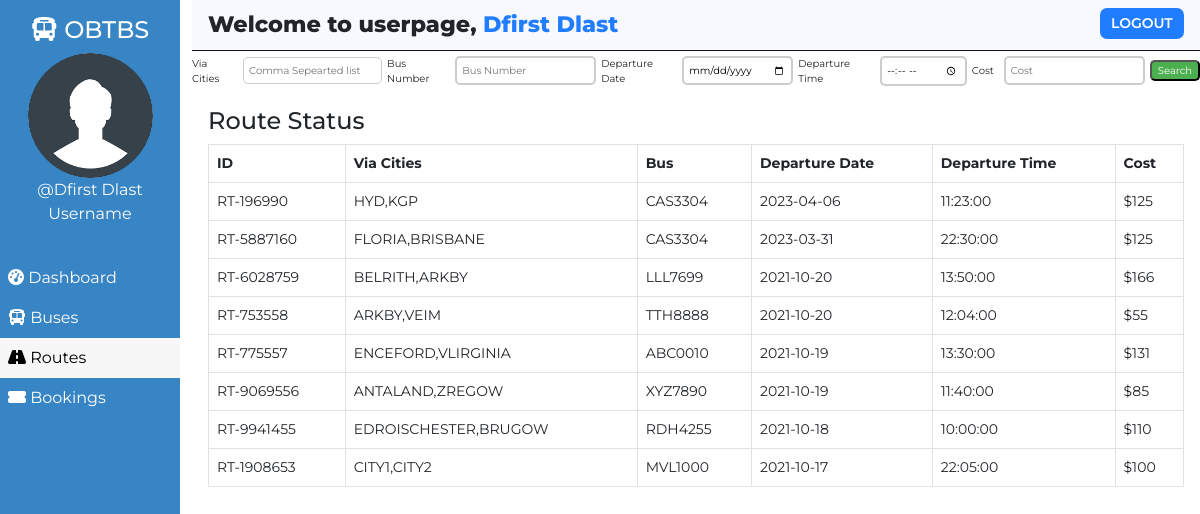
Page /Online_Bus_Portal/admin/user_route.php (signed in) on the earlier database version.
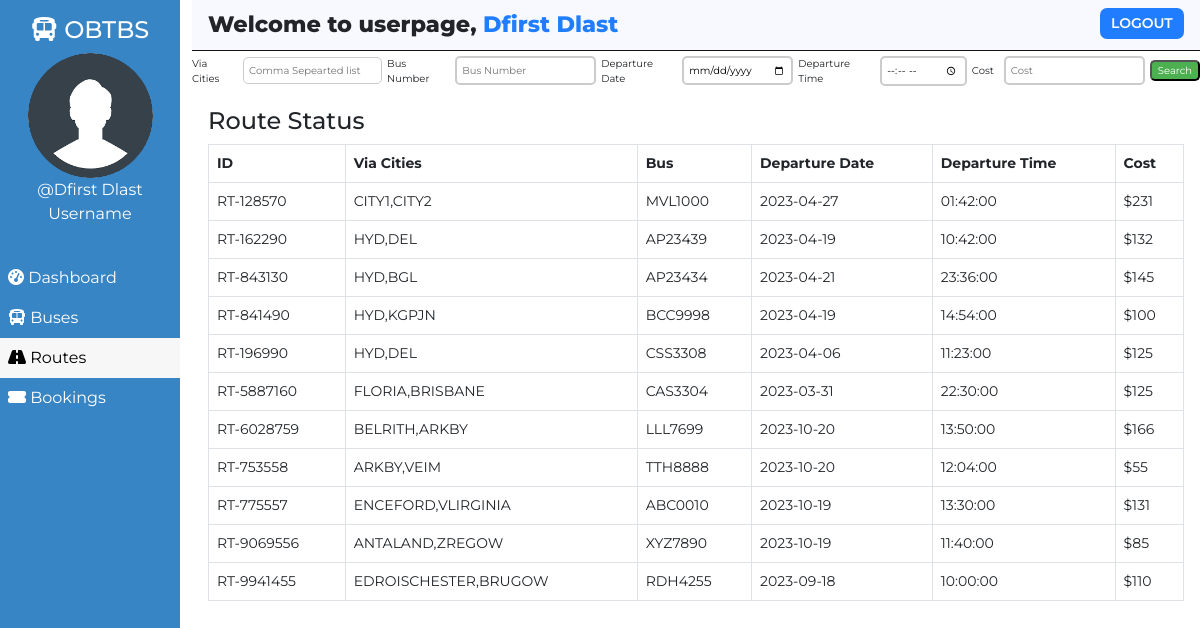
Same page on the later database version.
### tables this page shows
CREATE TABLE `routes` (
  `id` int(100) NOT NULL,
  `route_id` varchar(255) NOT NULL,
  `bus_no` varchar(155) NOT NULL,
  `route_cities` varchar(255) NOT NULL,
  `route_from` varchar(255) NOT NULL,
  `route_to` varchar(255) NOT NULL,
  `route_dep_date` date NOT NULL,
  `route_journey_time` int(100) NOT NULL DEFAULT '0',
  `route_dep_time` time NOT NULL,
  `route_step_cost` int(100) NOT NULL,
  `route_created` datetime NOT NULL DEFAULT CURRENT_TIMESTAMP
);

### Online_Bus_Portal/admin/user_route.php (the view, shortened to what the changed rows need)
<!DOCTYPE html>
<html lang="en">
<head>
    <link href="https://cdn.jsdelivr.net/npm/bootstrap@5.0.1/dist/css/bootstrap.min.css" rel="stylesheet">
</head>
<body>
    <?php require '../assets/partials/_user-header.php';?>
        <?php
            $resultSql = "SELECT * FROM `routes` ORDER BY route_created DESC";
            $resultSqlResult = mysqli_query($conn, $resultSql);
            if(!mysqli_num_rows($resultSqlResult)){ ?>
                <div class="container mt-4">
                    <div id="noRoutes" class="alert alert-dark " role="alert">
                        <h1 class="alert-heading">No Routes Found!!</h1>
                        <p class="fw-light">Be the first person to add one!</p>
                        <hr>
                        <div id="addRouteAlert" class="alert alert-success" role="alert">
                                Click on <button id="add-button" class="button btn-sm"type="button"data-bs-toggle="modal" data-bs-target="#addModal">ADD <i class="fas fa-plus"></i></button> to add a route!
                        </div>
                    </div>
                </div>
            <?php }
            else { ?>
                <section id="route">
                    <div id="route-results">
                        <table class="table table-hover table-bordered">
                            <thead>
                                <th>ID</th>
                                <th>Via Cities</th>
                                <th>Bus</th>
                                <th>Departure Date</th>
                                <th>Departure Time</th>
                                <th>Cost</th>
                            </thead>
                            <?php
                                while($row = mysqli_fetch_assoc($resultSqlResult))
                                {
                                    $route_id = $row["route_id"];
                                    $route_cities = $row["route_cities"];
                                    $route_dep_time = $row["route_dep_time"];
                                    $route_dep_date = $row["route_dep_date"];
                                    $route_step_cost = $row["route_step_cost"];
                                    $bus_no = $row["bus_no"];
                                        ?>
                                    <tr>
                                        <td>
                                            <?php
                                                echo $route_id;
                                            ?>
                                        </td>
                                        <td>
                                            <?php
                                                echo $route_cities;
                                            ?>
                                        </td>
                                        <td>
                                            <?php
                                                echo $bus_no;
                                            ?>
                                        </td>
                                        <td>
                                            <?php
                                                echo $route_dep_date;
                                            ?>
                                        </td>
                                        <td>
                                            <?php
                                                echo $route_dep_time;
                                            ?>
                                        </td>
                                        <td>
                                            <?php
                                                echo '$'.$route_step_cost;?>
                                        </td>
                                    </tr>
                                <?php
                                }
                            ?>
                        </table>
                    </div>
                    </section>
                <?php  }
            ?>
            </div>
    </main>
</body>
</html>

Differences in the rows shown:
removed routes: route "RT-1908653", route_cities "CITY1,CITY2", bus_no "MVL1000", route_dep_date "2021-10-17", route_dep_time "22:05:00", route_step_cost "100"
added routes: route "RT-128570", route_cities "CITY1,CITY2", bus_no "MVL1000", route_dep_date "2023-04-27", route_dep_time "01:42:00", route_step_cost "231"
added routes: route "RT-162290", route_cities "HYD,DEL", bus_no "AP23439", route_dep_date "2023-04-19", route_dep_time "10:42:00", route_step_cost "132"
added routes: route "RT-843130", route_cities "HYD,BGL", bus_no "AP23434", route_dep_date "2023-04-21", route_dep_time "23:36:00", route_step_cost "145"
added routes: route "RT-841490", route_cities "HYD,KGPJN", bus_no "BCC9998", route_dep_date "2023-04-19", route_dep_time "14:54:00", route_step_cost "100"
changed routes "RT-196990": route_cities "HYD,KGP" → "HYD,DEL"; bus_no "CAS3304" → "CSS3308"
changed routes "RT-6028759": route_dep_date "2021-10-20" → "2023-10-20"
changed routes "RT-753558": route_dep_date "2021-10-20" → "2023-10-20"
changed routes "RT-775557": route_dep_date "2021-10-19" → "2023-10-19"
changed routes "RT-9069556": route_dep_date "2021-10-19" → "2023-10-19"
changed routes "RT-9941455": route_dep_date "2021-10-18" → "2023-09-18"
